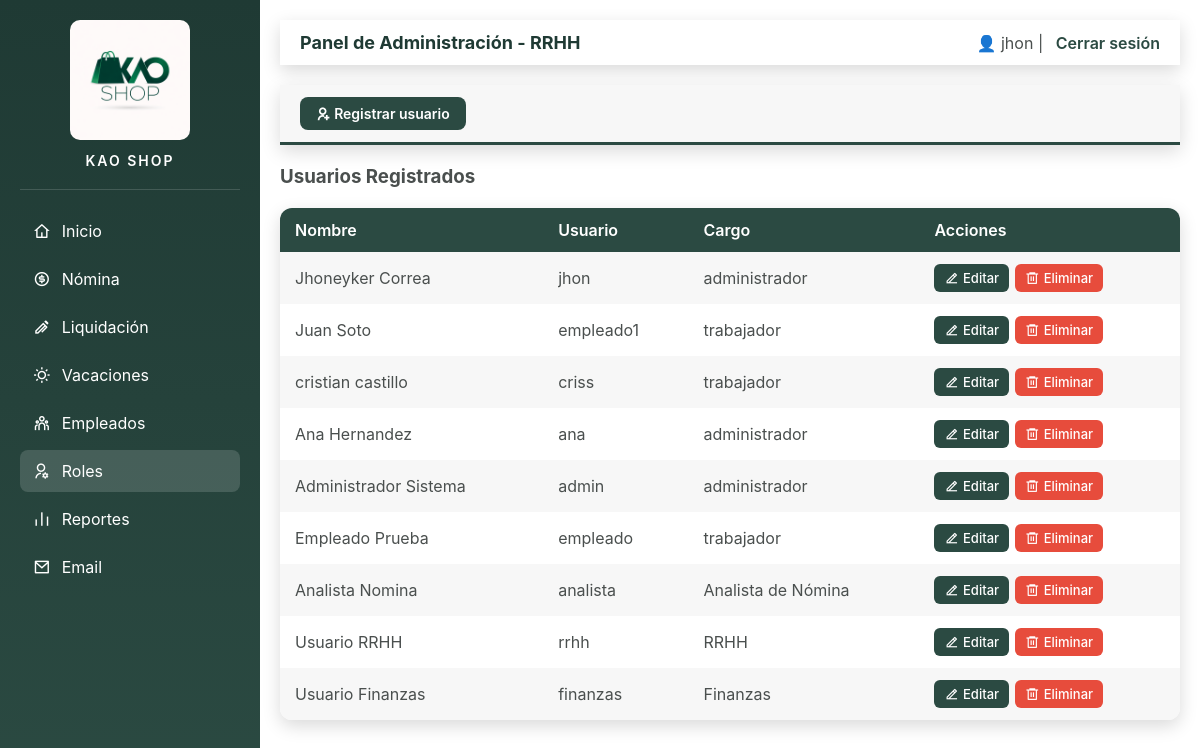
Page /PHP/listar_usuario.php (signed in) on the earlier database version.
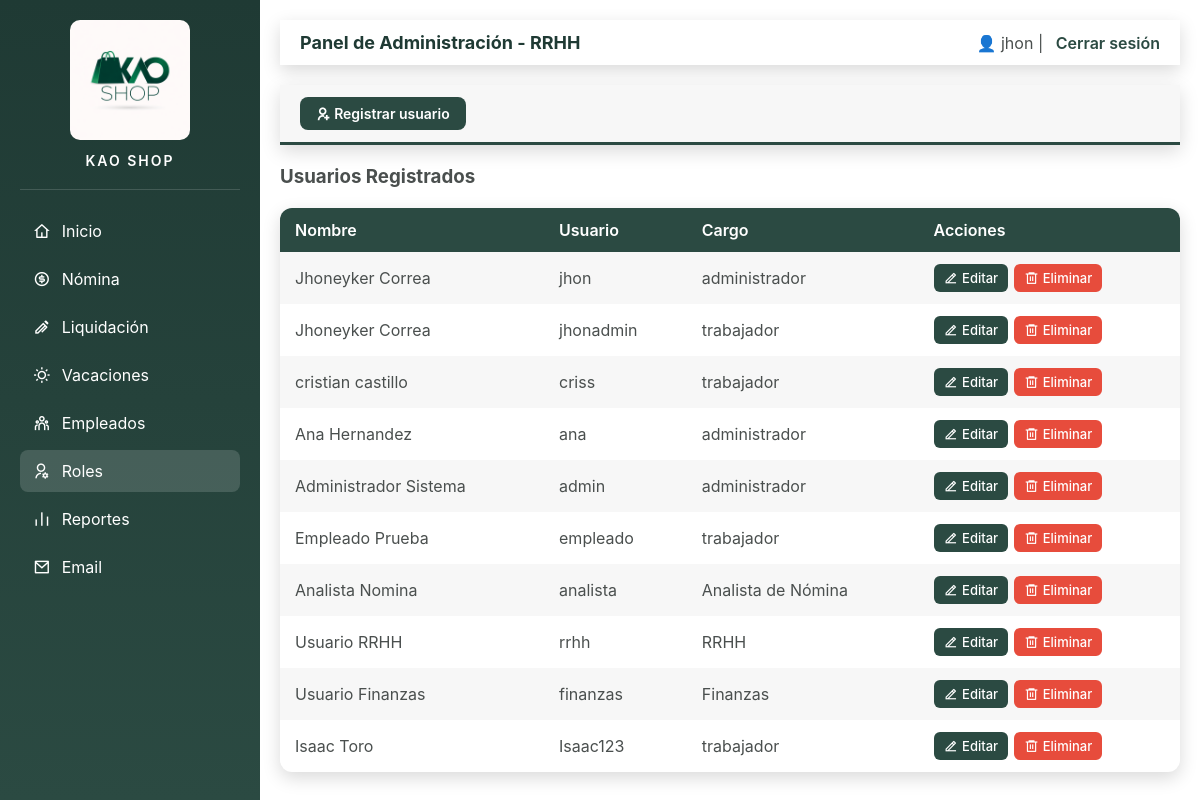
Same page on the later database version.
### tables this page shows
CREATE TABLE `usuarios` (
  `id_usuario` int(11) NOT NULL,
  `usuario` varchar(50) NOT NULL,
  `clave` varchar(20) DEFAULT NULL,
  `cargo_id` int(11) DEFAULT NULL,
  `nombre_apellido` varchar(50) NOT NULL,
  `empleado_id` int(11) DEFAULT NULL
);

CREATE TABLE `cargo` (
  `cargo_id` int(11) NOT NULL,
  `nombre_cargo` varchar(250) NOT NULL
);

### PHP/listar_usuario.php (the view, shortened to what this page needs)
<?php
include("db.php");
$consulta = "
SELECT u.id_usuario,
       u.nombre_apellido,
       u.usuario,
       c.nombre_cargo
FROM usuarios u
LEFT JOIN cargo c ON u.cargo_id = c.cargo_id
";
$resultado = mysqli_query($conexion, $consulta);
?>
<!DOCTYPE html>
<html lang="es">
<head>
<link rel="stylesheet" href="../css/listar_usuarios.css">
<link href="https://cdn.jsdelivr.net/npm/remixicon@4.2.0/fonts/remixicon.css" rel="stylesheet">
</head>
<body>
<aside class="sidebar">
<div class="sidebar-header">
<img src="../img/logo.png" class="logo">
<h3 class="system-title">KAO SHOP</h3>
</div>
<a href="administrador.php"><i class="ri-home-4-line"></i> Inicio</a>
<a href="nomina.php"><i class="ri-money-dollar-circle-line"></i> Nómina</a>
<a href="liquidacion.php"><i class="ri-ball-pen-line"></i> Liquidación</a>
<a href="vacaciones.php"><i class="ri-sun-line"></i> Vacaciones</a>
<a href="listar_empleados.php"><i class="ri-team-line"></i> Empleados</a>
<a href="listar_usuario.php" class="active"><i class="ri-user-settings-line"></i> Roles</a>
<a href="reportes.php"><i class="ri-bar-chart-line"></i> Reportes</a>
<a href="contactar.php"><i class="ri-mail-line"></i> Email</a>
</aside>
<div class="main">
<header>
<h2>Panel de Administración - RRHH</h2>
<div>
<span>👤 <?php echo $_SESSION['usuario']; ?></span> |
<a href="cerrar_sesion.php">Cerrar sesión</a>
</div>
</header>
<div class="top-menu">
<a href="usuarios.php" class="top-button">
<i class="ri-user-add-line"></i> Registrar usuario
</a>
</div>
<div class="contenido">
<h3>Usuarios Registrados</h3>
<table>
<tr>
<th>Nombre</th>
<th>Usuario</th>
<th>Cargo</th>
<th>Acciones</th>
</tr>
<?php while ($fila = mysqli_fetch_assoc($resultado)) { ?>
<tr>
<td><?= $fila['nombre_apellido']; ?></td>
<td><?= $fila['usuario']; ?></td>
<td><?= $fila['nombre_cargo']; ?></td>
<td class="acciones">
<a class="btn editar" href="editar_usuario.php?id=<?= $fila['id_usuario']; ?>">
<i class="ri-edit-2-line"></i> Editar
</a>
<a class="btn eliminar"
href="eliminar_usuario.php?id=<?= $fila['id_usuario']; ?>"
onclick="return confirm('¿Eliminar usuario?');">
<i class="ri-delete-bin-6-line"></i> Eliminar
</a>
</td>
</tr>
<?php } ?>
</table>
</div>
</div>
</body>
</html>

Differences in the rows shown:
changed usuarios: nombre_apellido "Juan Soto" → "Jhoneyker Correa"; usuario "empleado1" → "jhonadmin"
added usuarios: nombre_apellido "Isaac Toro", usuario "Isaac123", cargo.nombre_cargo "trabajador"
